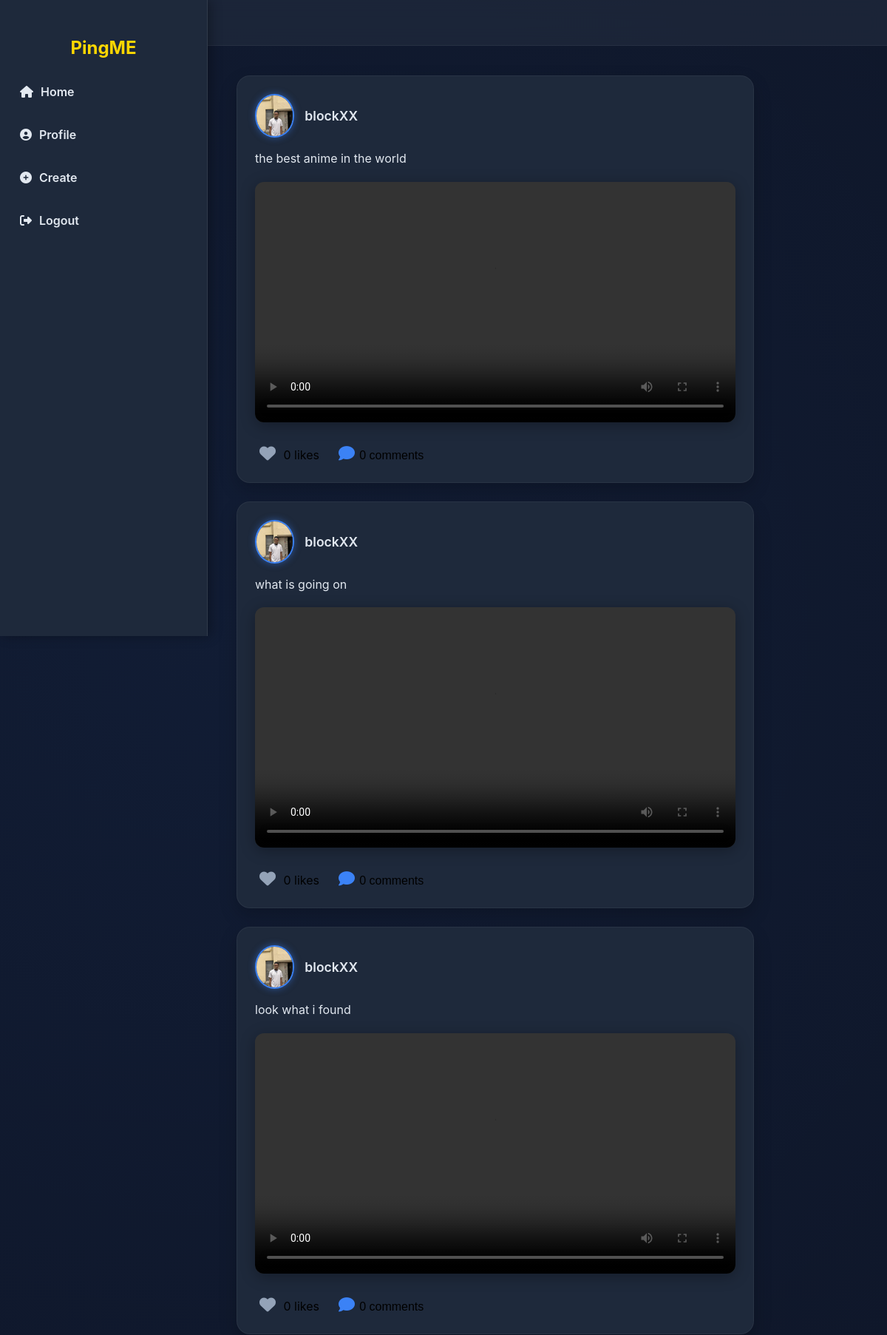
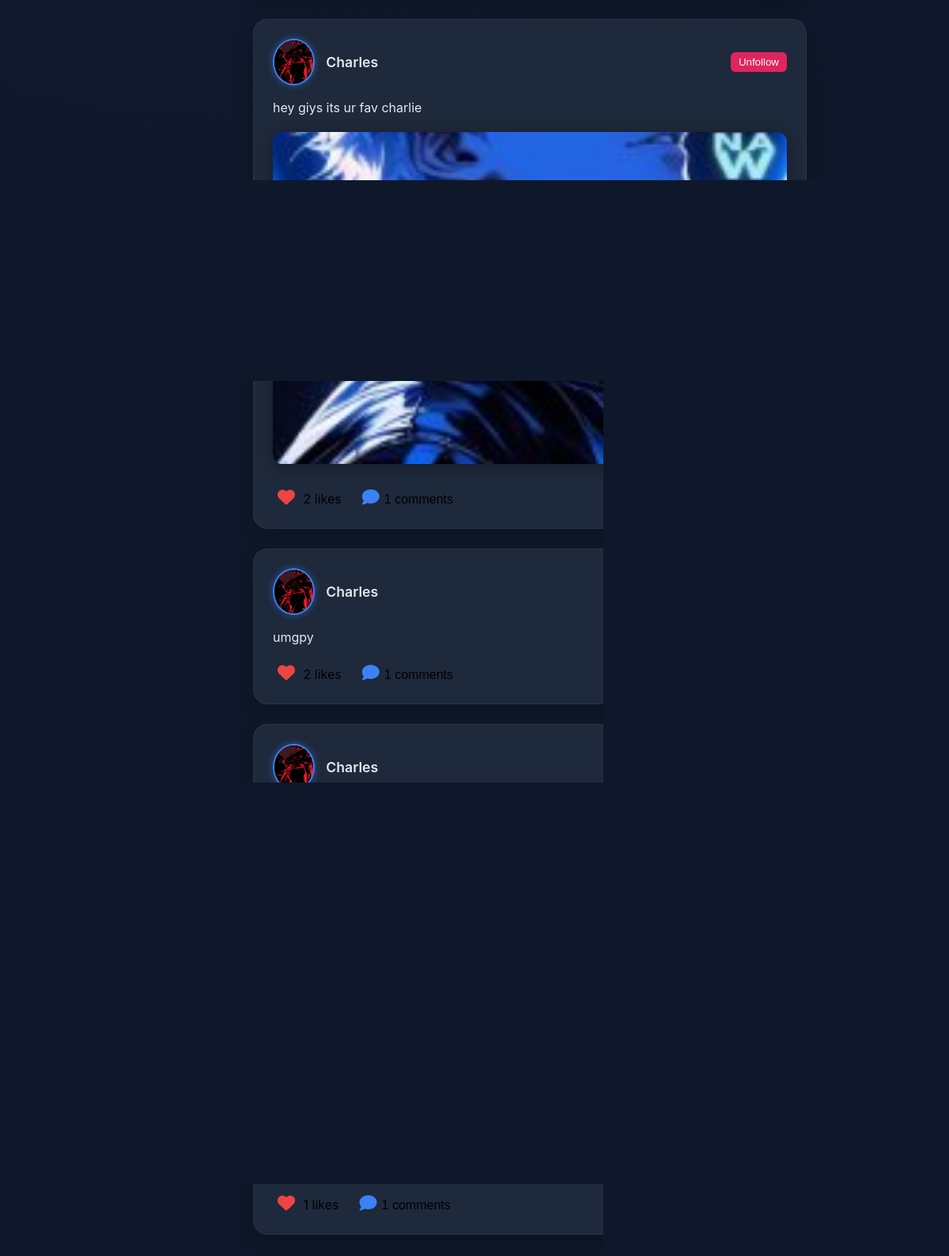
The app's page / (signed in) with its own data (2 pictures, top to bottom).
### app.py (models this page shows)
class Post(db.Model):
    id = db.Column(db.Integer, primary_key=True)
    content = db.Column(db.Text, nullable=False)
    attachment = db.Column(db.String(200), nullable=True)
    user_id = db.Column(db.Integer, db.ForeignKey("user.id"), nullable=False)
    likes = db.relationship("Like", backref="post")
    comments = db.relationship("Comment", backref="post")

class User(db.Model):
    id = db.Column(db.Integer, primary_key=True)
    username = db.Column(db.String(100), nullable=False, unique=True)
    email = db.Column(db.String(120), nullable=False, unique=True)
    password = db.Column(db.String(200), nullable=False)
    profile_pic = db.Column(db.String(200), nullable=True)
    likes = db.relationship("Like", backref="user")
    posts = db.relationship("Post", backref="user")
    comments = db.relationship("Comment", backref="user")
    followers = db.relationship(
    "Follow",
    foreign_keys="Follow.followed_id",
    backref="followed",
    lazy="dynamic"
)

### app.py (the view)
@app.route('/')
def index():
    if "user_id" not in session:
        posts = Post.query.order_by(func.random()).all()
        return render_template("index.html", posts=posts)
    posts = Post.query.order_by(Post.id.desc()).all()
    return render_template("index.html", posts=posts, Follow=Follow, user = session["user_id"])

### templates/index.html (shortened to what this page needs)
<!DOCTYPE html>
<html lang="en">
<head>
 <link rel="stylesheet" href="https://cdnjs.cloudflare.com/ajax/libs/font-awesome/6.4.0/css/all.min.css" />
</head>
<body>
  <header>
  <a class="navbar-brand" href="{{ url_for('index') }}" style="text-decoration: none; color: #ffd700;">
    <h1>PingME</h1>
  </a>
</header>
 <aside class="sidebar">
  <div class="brand">
    <h2 style="color: #ffd700; margin-bottom: 25px;">PingME</h2>
  </div>
  {% if "user_id" in session %}
  <div class="nav-links">
    <a href="{{ url_for('index') }}"><i class="fa fa-home"></i> <span>Home</span></a>
    <a href="{{ url_for('dashboard') }}">
      {% if user and user.profile_pic %}
        <img src="{{ url_for('uploaded_file', filename=user.profile_pic) }}" alt="Profile Picture"
             style="width:28px; height:28px; border-radius:50%; object-fit:cover; border:2px solid var(--accent);">
      {% else %}
        <i class="fa fa-user-circle"></i>
      {% endif %}
      <span>Profile</span>
    </a>
    <a href="{{ url_for('create_post') }}"><i class="fa fa-plus-circle"></i> <span>Create</span></a>
    <a href="{{ url_for('logout') }}"><i class="fa fa-sign-out-alt"></i> <span>Logout</span></a>
  </div>
  {% endif %}
</aside>
  <div class="container">
  {% for post in posts %}
  <div class="post-card">
    <div class="post-header">
      {% if post.user.profile_pic %}
  <img src="{{ url_for('uploaded_file', filename=post.user.profile_pic) }}" alt="Profile Picture">
{% else %}
  <img src="{{ url_for('static', filename='default-profile.png') }}" alt="Default Profile Picture">
{% endif %}
      <div style="display: flex; align-items: center; justify-content: space-between; width: 100%;">
        <h3>{{ post.user.username }}</h3>
        {% if session.get("user_id") and session["user_id"] != post.user.id %}
          {% set is_following = Follow.query.filter_by(follower_id=session["user_id"], followed_id=post.user.id).first() %}
          <form action="{{ url_for('follow', post_id=post.id) }}" method="post">
            {% if is_following %}
              <button type="submit" style="background:#e0245e; color:white; border:none; padding:5px 10px; border-radius:6px;">
                Unfollow
              </button>
            {% else %}
              <button type="submit" style="background:#1da1f2; color:white; border:none; padding:5px 10px; border-radius:6px;">
                Follow
              </button>
            {% endif %}
          </form>
        {% endif %}
      </div>
    </div>
    <div class="post-content">
      <p>{{ post.content }}</p>
    </div>
    {% if post.attachment %}
  {% set ext = post.attachment.split('.')[-1].lower() %}
  {% if ext in ['mp4', 'mov', 'webm'] %}
    <video controls class="post-image">
      <source src="{{ url_for('uploaded_file', filename=post.attachment) }}" type="video/{{ ext }}">
    </video>
  {% else %}
    <img src="{{ url_for('uploaded_file', filename=post.attachment) }}" alt="Post Image" class="post-image">
  {% endif %}
{% endif %}
    <div class="post-actions">
      {% if "user_id" in session %}
      <form action="{{ url_for('like', post_id=post.id) }}" method="post" style="display:inline;">
        {% set liked = post.likes|selectattr("user_id", "equalto", session["user_id"])|list %}
        <button type="submit" class="like-btn {% if liked %}liked{% endif %}">
          <i class="fa fa-heart"></i>
        </button>
        <span style="color: black; font-size: medium;">{{ post.likes|length }} likes</span>
      </form>
      {% else %}
        <span style="color: gray; font-size: medium;">{{ post.likes|length }} likes</span>
      {% endif %}
      <button class="comment-btn" onclick="toggleComments({{ post.id }})">
        <i class="fa fa-comment"></i>
        <span style="color: black; font-size: medium;">{{ post.comments|length }} comments</span>
      </button>
    </div>
  </div>
  {% endfor %}
</div>
</body>
</html>

### templates/index.html (style rules this page uses)
:root { --bg: #0f172a; --card: #1e293b; --text: #e2e8f0; --accent: #3b82f6; --accent-2: #06b6d4; --muted: #94a3b8; --glass: rgba(255, 255, 255, 0.05); }
body { margin: 0; font-family: "Inter", "Segoe UI", sans-serif; background: var(--bg); color: var(--text); min-height: 100vh; background-image: radial-gradient( circle at 25% 25%, rgba(59, 130, 246, 0.05), transparent 50% ); background-attachment: fixed; }
header { background: rgba(30, 41, 59, 0.8); backdrop-filter: blur(12px); color: var(--text); padding: 15px 30px; display: flex; justify-content: space-between; align-items: center; border-bottom: 1px solid rgba(255, 255, 255, 0.05); position: sticky; top: 0; z-index: 1000; }
header h1 { margin: 0; font-size: 1.6em; font-weight: 700; letter-spacing: 0.5px; }
.container { max-width: 700px; margin: 40px auto; margin-left: 300px; padding: 0 20px; }
.post-card { background: var(--card); border-radius: 18px; box-shadow: 0 10px 25px rgba(0, 0, 0, 0.2); padding: 24px; margin-bottom: 25px; border: 1px solid rgba(255, 255, 255, 0.05); transition: all 0.3s ease; }
.post-header { display: flex; align-items: center; margin-bottom: 15px; }
.post-header img { width: 55px; height: 55px; object-fit: cover; border-radius: 50%; margin-right: 14px; border: 2px solid var(--accent); box-shadow: 0 0 10px rgba(59, 130, 246, 0.5); }
.post-header h3 { margin: 0; font-size: 1.1rem; font-weight: 600; }
.post-content { font-size: 1rem; line-height: 1.6; margin: 10px 0 18px; color: var(--text); }
.post-image { width: 100%; border-radius: 12px; margin-bottom: 15px; object-fit: cover; max-height: 420px; box-shadow: 0 4px 20px rgba(0, 0, 0, 0.3); transition: transform 0.3s; }
.post-actions { display: flex; align-items: center; gap: 20px; margin-top: 10px; }
.like-btn, .comment-btn { background: transparent; border: none; cursor: pointer; font-size: 22px; color: var(--muted); transition: color 0.3s, transform 0.2s; }
.like-btn.liked { color: #ef4444; }
.comment-btn { color: var(--accent); }
.sidebar { position: fixed; left: 0; top: 0; width: 250px; height: 100vh; background: var(--card); display: flex; flex-direction: column; align-items: center; padding: 30px 15px; box-shadow: 4px 0 15px rgba(0, 0, 0, 0.3); border-right: 1px solid rgba(255, 255, 255, 0.08); transition: all 0.3s ease-in-out; z-index: 1000; }
.nav-links { display: flex; flex-direction: column; width: 100%; gap: 18px; }
.nav-links a { color: var(--text); text-decoration: none; font-weight: 600; display: flex; align-items: center; gap: 10px; padding: 10px 12px; border-radius: 10px; transition: background 0.3s, color 0.3s; }

### records on screen
Post: profile_pic (picture), user.username "blockXX", content "the best anime in the world", likes|length "0", comments|length "0"
Post: profile_pic (picture), user.username "blockXX", content "what is going on", likes|length "0", comments|length "0"
Post: profile_pic (picture), user.username "blockXX", content "look what i found", likes|length "0", comments|length "0"
Post: profile_pic (picture), user.username "Charles", shows "Unfollow", content "hey giys its ur fav charlie", attachment (picture), likes|length "2", comments|length "1"
Post: profile_pic (picture), user.username "Charles", content "umgpy", likes|length "2", comments|length "1"
Post: profile_pic (picture), user.username "Charles", attachment (picture), likes|length "1", comments|length "1"
